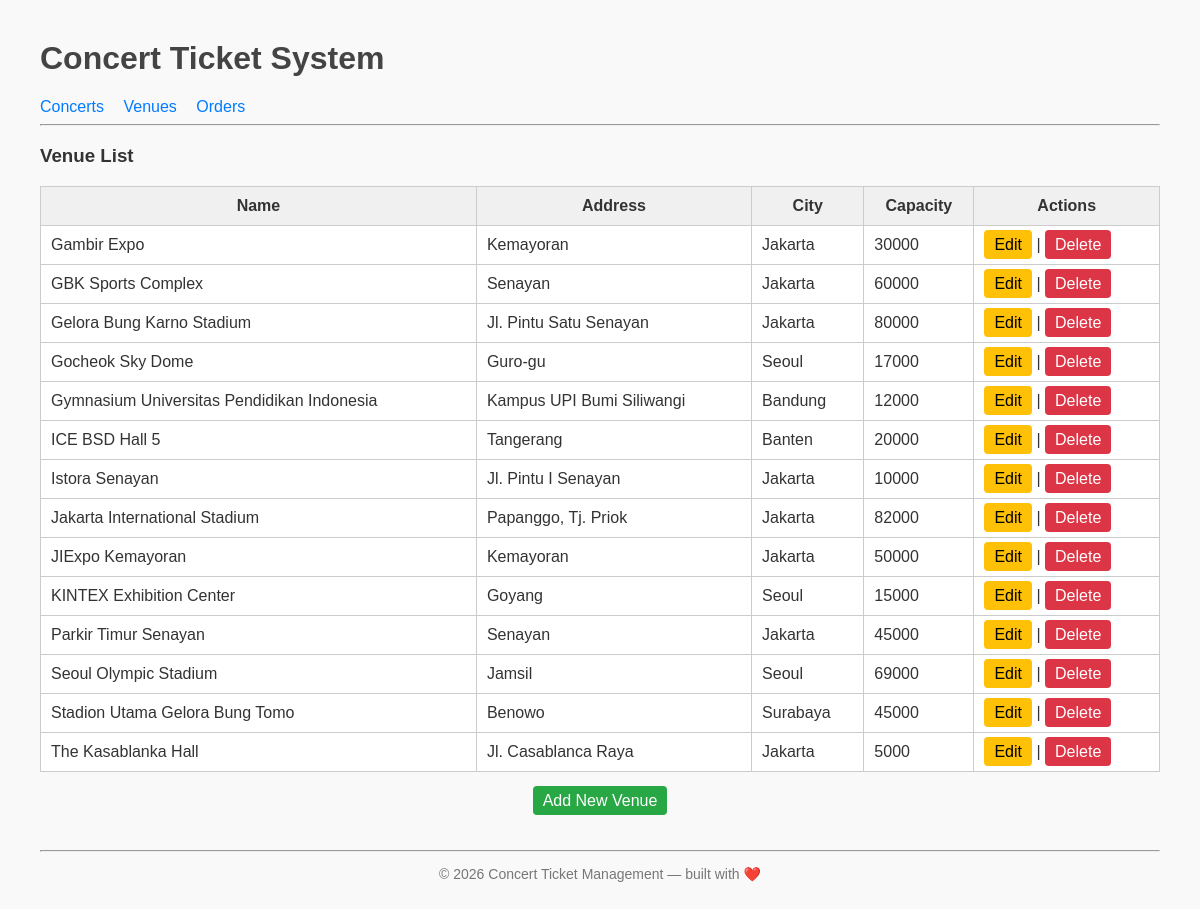
Page /index.php?page=venues on the committed database.
### tables this page shows
CREATE TABLE `venues` (
  `id` int(11) NOT NULL,
  `name` varchar(255) NOT NULL,
  `address` varchar(255) DEFAULT NULL,
  `city` varchar(100) DEFAULT NULL,
  `capacity` int(11) DEFAULT NULL
);

### config/db.php (called while the page is built, shortened)
<?php
class Database {
    private $host = "localhost";
    private $username = "root";
    private $password = "";
    private $dbname = "concert_db";
    public function __construct() {
        try {
            $this->conn = new PDO("mysql:host=$this->host;dbname=$this->dbname", $this->username, $this->password);
        } catch (PDOException $e) {
            echo "Connection failed: " . $e->getMessage();
        }
    }
}
?>

### class/Venue.php (called while the page is built, shortened)
<?php
require_once 'config/db.php';
class Venue {
    private $db;
    public function __construct() {
        $this->db = (new Database())->conn;
    }
    public function getAllVenues() {
        $stmt = $this->db->query("SELECT * FROM venues ORDER BY name ASC");
        return $stmt->fetchAll(PDO::FETCH_ASSOC);
    }
}
?>

### view/venues.php (the view)
<h3>Venue List</h3>
<table border="1" cellpadding="5" cellspacing="0">
<tr>
    <th>Name</th>
    <th>Address</th>
    <th>City</th>
    <th>Capacity</th>
    <th>Actions</th>
</tr>
<?php foreach ($venue->getAllVenues() as $v): ?>
<tr>
    <td><?= $v['name'] ?></td>
    <td><?= $v['address'] ?></td>
    <td><?= $v['city'] ?></td>
    <td><?= $v['capacity'] ?></td>
    <td>
        <a href="?page=venues_edit&id=<?= $v['id'] ?>" class="btn-edit">Edit</a> |
        <a href="?delete_venue=<?= $v['id'] ?>" onclick="return confirm('Delete this venue?')" class="btn-delete">Delete</a>
    </td>
</tr>
<?php endforeach; ?>
</table>
<div class="center-button">
    <a href="?page=venues_add" class="btn-add">Add New Venue</a>
</div>

### style.css (style rules this page uses)
body { font-family: Arial, sans-serif; margin: 40px; background: #f9f9f9; color: #333; }
table { width: 100%; border-collapse: collapse; background: white; }
th, td { padding: 10px; border: 1px solid #ccc; }
th { background: #f0f0f0; }
.center-button { margin-top: 20px; text-align: center; }
.btn-add, .btn-edit, .btn-delete { text-decoration: none; padding: 6px 10px; border-radius: 4px; color: white; }
.btn-add { background: #28a745; }
.btn-edit { background: #ffc107; color: black; }
.btn-delete { background: #dc3545; }

### rows in the picture
venues: name "Gambir Expo", address "Kemayoran", city "Jakarta", capacity "30000"
venues: name "GBK Sports Complex", address "Senayan", city "Jakarta", capacity "60000"
venues: name "Gelora Bung Karno Stadium", address "Jl. Pintu Satu Senayan", city "Jakarta", capacity "80000"
venues: name "Gocheok Sky Dome", address "Guro-gu", city "Seoul", capacity "17000"
venues: name "Gymnasium Universitas Pendidikan Indonesia", address "Kampus UPI Bumi Siliwangi", city "Bandung", capacity "12000"
venues: name "ICE BSD Hall 5", address "Tangerang", city "Banten", capacity "20000"
venues: name "Istora Senayan", address "Jl. Pintu I Senayan", city "Jakarta", capacity "10000"
venues: name "Jakarta International Stadium", address "Papanggo, Tj. Priok", city "Jakarta", capacity "82000"
venues: name "JIExpo Kemayoran", address "Kemayoran", city "Jakarta", capacity "50000"
venues: name "KINTEX Exhibition Center", address "Goyang", city "Seoul", capacity "15000"
venues: name "Parkir Timur Senayan", address "Senayan", city "Jakarta", capacity "45000"
venues: name "Seoul Olympic Stadium", address "Jamsil", city "Seoul", capacity "69000"
venues: name "Stadion Utama Gelora Bung Tomo", address "Benowo", city "Surabaya", capacity "45000"
venues: name "The Kasablanka Hall", address "Jl. Casablanca Raya", city "Jakarta", capacity "5000"
